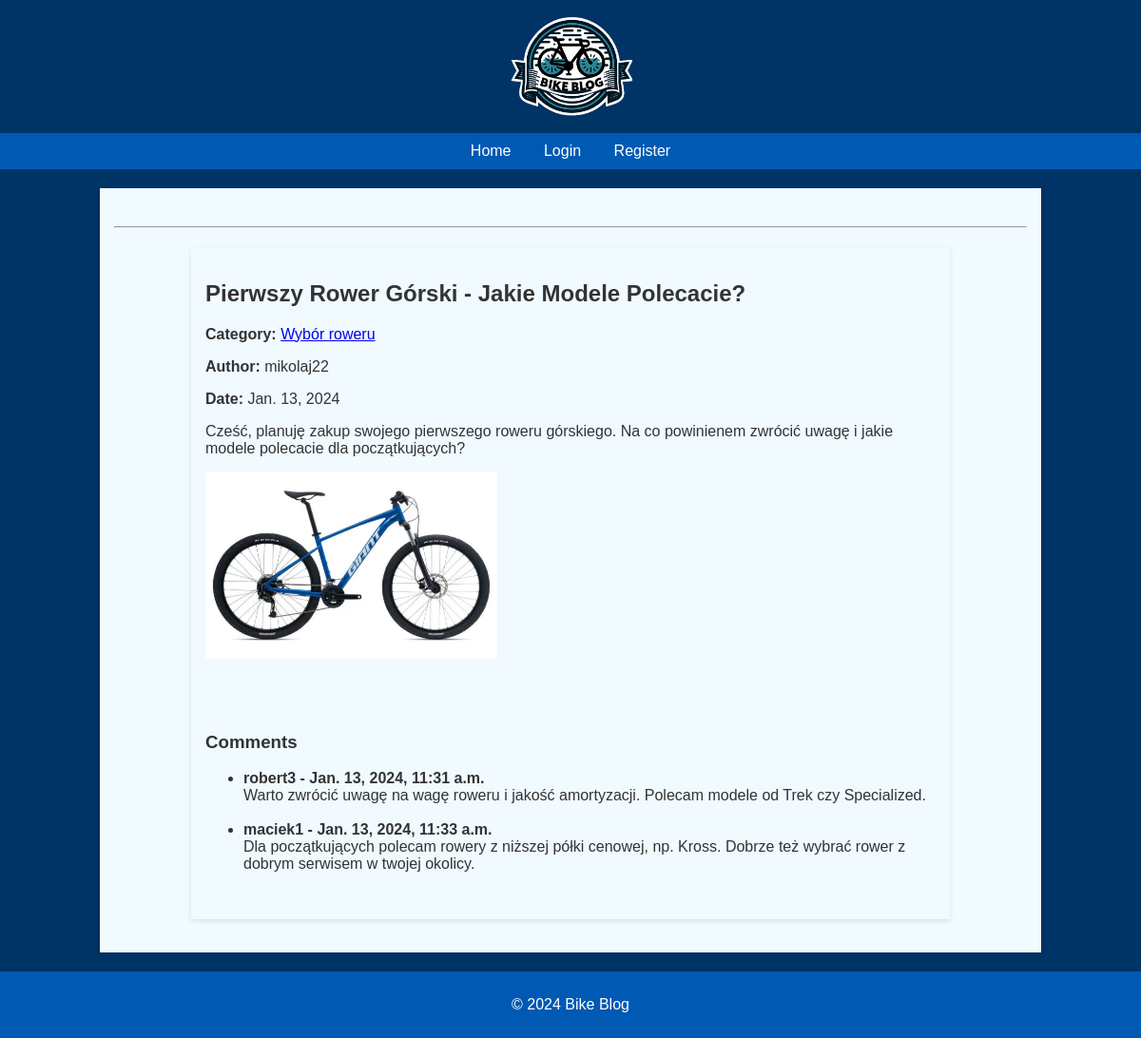
Before: /article/16 with the older database file.
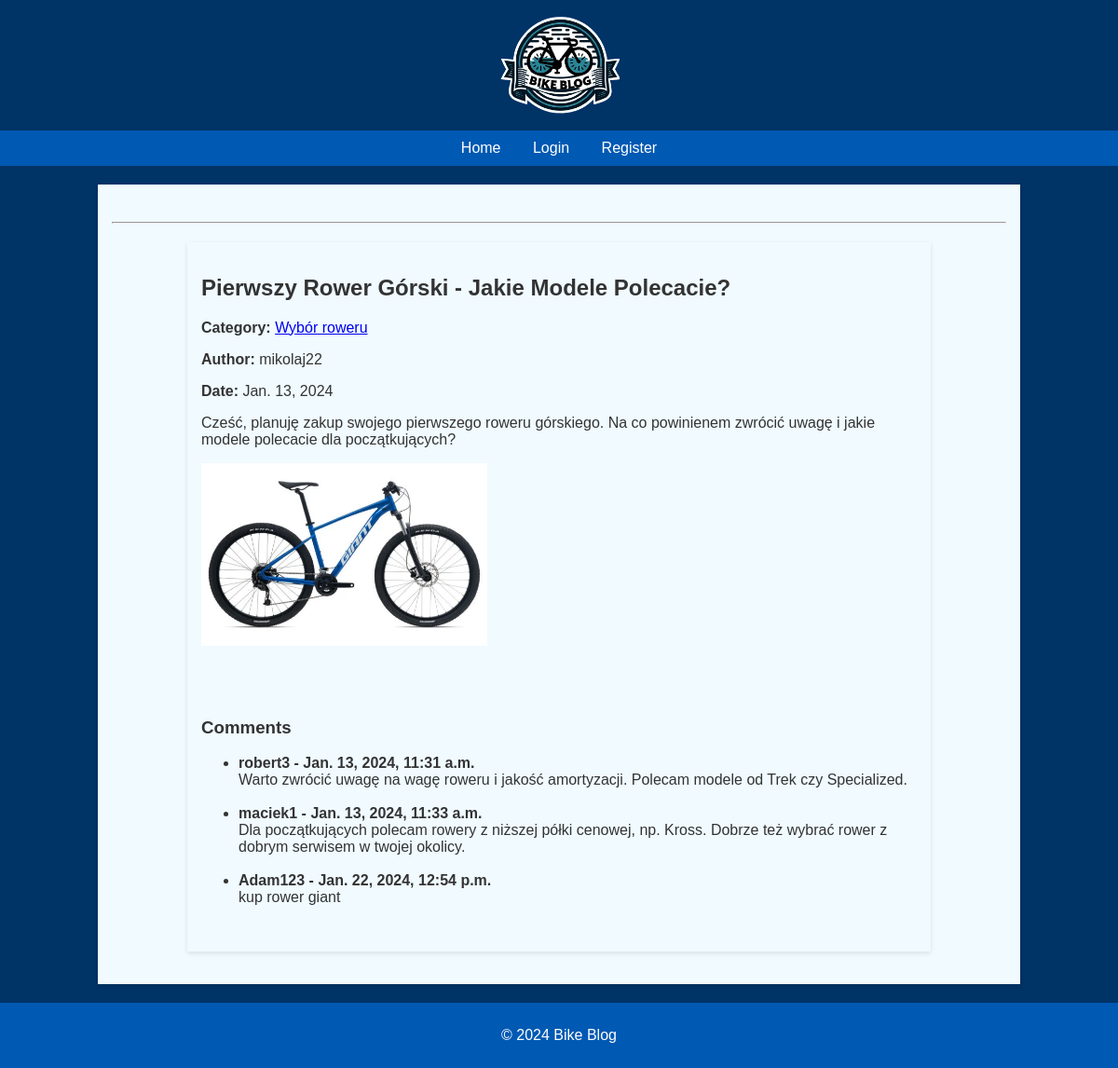
After: the same page with the newer database file.
### theblog/models.py (models this page shows, shortened)
class Post(models.Model):
    title = models.CharField(max_length=255)
    title_tag = models.CharField(max_length=255)
    author = models.ForeignKey(User, on_delete=models.CASCADE)
    body = models.TextField()
    post_date = models.DateField(auto_now_add=True)
    category = models.CharField(max_length=255, default='uncategorized')
    image = models.ImageField(null=True, blank=True, upload_to='images/')

class Comment(models.Model):
    post = models.ForeignKey(Post, related_name = "comments", on_delete=models.CASCADE)
    name = models.CharField(max_length=255)
    body = models.TextField()
    date_added = models.DateTimeField(auto_now_add=True)

### theblog/views.py (the view)
# urls.py: path('article/<int:pk>', ArticleDetailView.as_view(), name = 'article-detail'),
class ArticleDetailView(DetailView):
    model = Post
    template_name = 'article_details.html'

### theblog/templates/article_details.html (shortened to what this page needs)
{% extends 'base.html' %}
{% block content %}
    <section class="jumbotron jumbotron-fluid text-center">
    <hr>
<div class="container">
    <h2>{{ post.title }}</h2>
    <p><strong>Category:</strong> <a href="{% url 'category' post.category%}">{{ post.category }} </a></p>
    <p><strong>Author:</strong> {{ post.author }}</p>
    <p><strong>Date:</strong> {{ post.post_date }}</p>
    <p>{{ post.body }}</p>
        {% if post.image %}
        <img src="{{ post.image.url }}" alt="Image" style="max-width: 40%; height: auto;">
        {% else %}
        <p></p>
        {% endif %}
    <br/><br/>
    <br/><br/>
    <h3>Comments</h3>
    {% if post.comments.all %}
        <ul>
            {% for comment in post.comments.all %}
                <li>
                    <strong>{{ comment.name }} - {{ comment.date_added }}</strong>
                    <br/>
                    {{ comment.body }}
                    <br/><br/>
                </li>
            {% endfor %}
        </ul>
    {% else %}
        <p>No comments</p>
        {% if user.is_authenticated %}
            <a href="{% url 'add_comment' post.pk %}" class="btn btn-success">Add one</a>
        {% endif %}
    {% endif %}
</div>
{% endblock %}

### theblog/templates/base.html (shortened to what this page needs)
<!DOCTYPE html>
<html lang="en">
<head>
    {% load static %}
    <link rel="stylesheet" href="{% static 'styles.css' %}">
</head>
<body>
    <header>
        <a href="{% url 'home' %}">
            <img src="{% static "logo2.png" %}" alt="Logo" id="logo">
        </a>
    </header>
    <nav>
        <a href="{% url 'home' %}">Home</a>
        {% if user.is_authenticated %}
            <a href="{% url 'add_post' %}">Add Post</a>
            <a href="{% url 'add_category' %}">Add Category</a>
            <form action="{% url 'logout' %}" method="post">
                {% csrf_token %}
                <input type="submit" value="Logout">
            </form>
        {% else %}
            <a href="{% url 'login' %}">Login</a>
            <a href="{% url 'register' %}">Register</a>
        {% endif %}
    </nav>
    <div class="container">
        {% block content %}{% endblock %}
    </div>
    <footer>
        <p>© 2024 Bike Blog</p>
    </footer>
</body>
</html>

### theblog/static/styles.css (style rules this page uses)
body { font-family: 'Arial', sans-serif; background-color: #003366; background-size: cover; background-position: center; background-repeat: no-repeat; color: #333; margin: 0; padding: 0; }
#logo { float: left; width: 130px; height: 130px; flex-direction: column; }
header { background-color: #003366; position: relative; color: white; text-align: center; padding-top: 5px; display: flex; flex-direction: row; align-items: center; justify-content: center; }
nav { background-color: #0059b3; padding: 10px 0; text-align: center; margin-top: 5px; }
nav a { color: white; margin: 0 15px; text-decoration: none; font-size: 16px; }
.container { width: 80%; margin: 20px auto; background-color: #f0faff; padding: 15px; box-shadow: 0 2px 5px rgba(0,0,0,0.1); }
footer { background-color: #0059b3; color: white; text-align: center; padding: 10px 0; margin-top: 20px; }

Changed rows visible on the page:
added Comment: name "Adam123", date_added "Jan. 22, 2024, 12:54 p.m.", body "kup rower giant"
